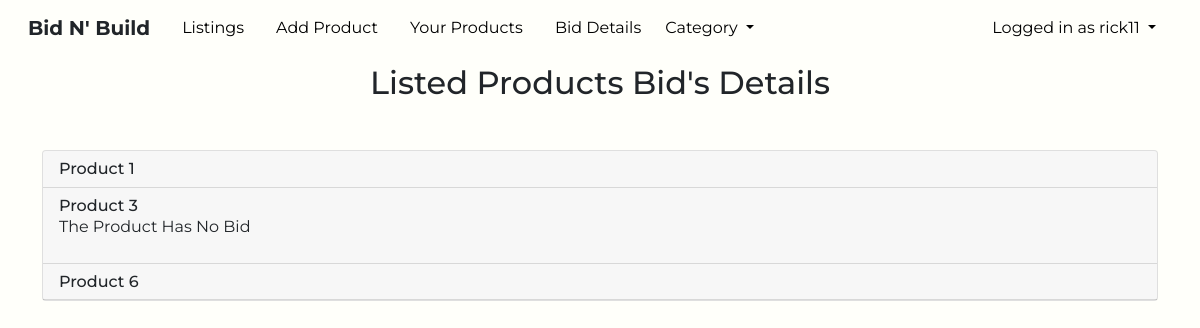
The app's page /bid-details (signed in) with its own data.
### account/models.py (models this page shows)
class User(AbstractUser):
    user_type_data = ((1, "Admin"),(2, "Customer"), (3, "Company"))
    user_type = models.CharField(default=2, choices=user_type_data, max_length=20)

### home/models.py (models this page shows, shortened)
class Product(models.Model):
    title=models.CharField(max_length=255)
    author=models.ForeignKey(Customer, on_delete=models.CASCADE)
    order=models.BooleanField(default=False)
    product_image = models.ImageField(null=True, blank=True, upload_to='images/products/')
    desc=RichTextField(blank=True, null=True)
    price=models.DecimalField(max_digits=8, decimal_places=2)
    category=models.ForeignKey(Category, on_delete=models.CASCADE)
    created_at = models.DateTimeField(auto_now_add=True)
    updated_at = models.DateTimeField(auto_now=True)

### home/views.py (the view)
# urls.py: path('bid-details', views.bid_details, name='bid_details'),
def bid_details(request):
    try:
        pk=Customer.objects.get(user=request.user)
        all_posted_product=Product.objects.filter(author=pk).order_by('created_at')
        cats_menu=Category.objects.all()
        context={
            'all_posted_product' : all_posted_product,
            'cats_menu' : cats_menu,
            }
        return render(request,'product/bid_details.html',context)
    except:
        messages.warning(request, "You have no Bid details")
        return redirect('all_product_details')

### templates/product/bid_details.html (shortened to what this page needs)
{% extends 'base.html' %}
{% load static %}
{% block body %}
      <section id="view-listed-products">
        <h2 class="text-center">Listed Products Bid's Details</h2>
          <div class="container my-5">
          <div id="accordion">
            <div class="card">
              {% for product in all_posted_product %}
                  <div class="card-header" id="headingTwo" data-toggle="collapse" data-target="#product_{{product.pk}}" aria-expanded="true" aria-controls="product_{{product.pk}}">
                    {% if product.bids.all.count %}
                     <h6 class="mb-0">{{ product.title }}</h6>
                     {% else %}
                    <h6 class="mb-0">{{ product.title }}</h6>
                    <p>The Product Has No Bid</p>
                    {% endif %}
                  </div>
                  {% endfor %}
            </div>
          </div>
        </div>
        </section>
{% endblock body %}

### templates/nav.html (shortened to what this page needs)
{% load static %}
    <nav class="navbar navbar-expand-lg mb-2">
      <div class="container-fluid">
        <a class="navbar-brand text-dark" href="/"><strong>Bid N' Build</strong></a>
        <div class="collapse navbar-collapse" id="navbarSupportedContent">
          <ul class="navbar-nav me-auto mb-2 mb-lg-0">
            <li class="nav-item mx-2">
              <a class="nav-link {% block productactive %}{% endblock productactive %}" href="/all-product-details">Listings</a>
            </li>
            {% if user.is_authenticated %}
              {% if user.user_type == '2' or user.user_type == '1' %}
              <li class="nav-item mx-2">
                <a class="nav-link {% block addProductActive %}{% endblock addProductActive %}" href="{% url 'add_product' %}">Add Product</a>
              </li>
              <li class="nav-item mx-2">
                <a class="nav-link {% block CustomerProductsActive %}{% endblock CustomerProductsActive %}" href="{% url 'customer_product_list' user.pk %}">Your Products</a>
              </li>
              <li class="nav-item mx-2">
                <a class="nav-link {% block BidDetailsActive %}{% endblock BidDetailsActive %}" href="{% url 'bid_details' %}">Bid Details</a>
              </li>
              {% endif %}
            <li class="nav-item dropdown">
              <a class="nav-link dropdown-toggle" href="{% url 'all_category_details' %}" id="navbarDropdown" role="button" data-bs-toggle="dropdown" aria-expanded="false">
                  Category
              </a>
            </li>
            {% endif %}
          </ul>
          {% if user.is_authenticated %}
          <ul class="navbar-nav mr-2">
            <li class="nav-item dropdown">
                <a class="nav-link dropdown-toggle" href="#" id="navbarDropdown" role="button"
                    data-toggle="dropdown" aria-haspopup="true" aria-expanded="false">
                    Logged in as {{request.user}}
                </a>
            </li>
        </ul>
        {% endif %}
        </div>
      </div>
  </nav>

### static/css/style.css (style rules this page uses)
:root { --cerulean: #4484ce; --aluminium: #FFFFFA; --light: #f9cf00; --tangerine: #f19f4d; }
* { font-family: 'Montserrat', sans-serif; }
body { background-color: var(--aluminium); height: 100vh; }
.navbar { background-color: var(--aluminium); }
.nav-item a { text-decoration: none; color: black; transition: all 0.5s ease-out; background-color: rgba(241, 159, 77, 0); border-radius: 4rem; }

### records on screen
User: user "rick11"
Product: title "Product 1"
Product: title "Product 3"
Product: title "Product 6"
